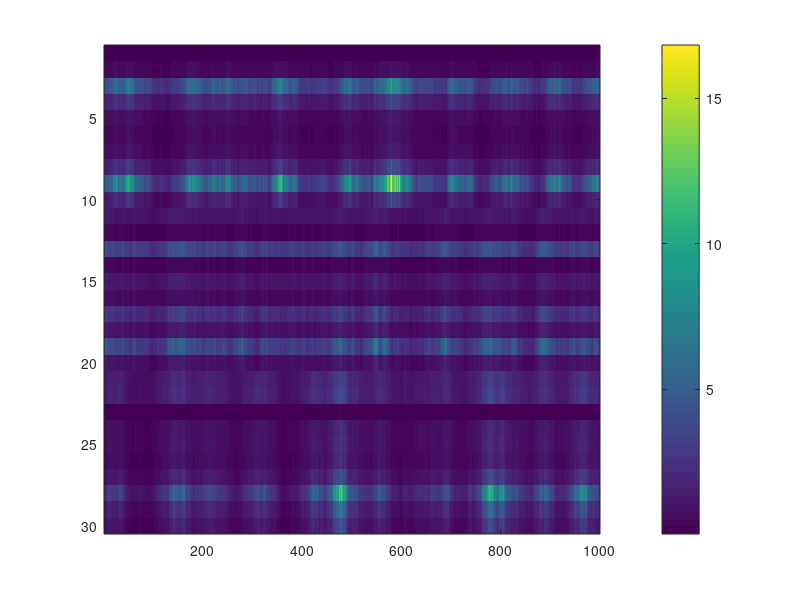

Recreate this plot in MATLAB. (Note: this script raises an error after producing the figure.)
addpath(genpath('C:\Users\gaw19004\Documents\GitHub\state-space-clustering'));
% addpath(genpath('D:\github\state-space-clustering'));

%% simulation
rng(1)
n = 10;
nClus = 3;
N = n*nClus;
p = 2;
T = 1000;

Lab = repelem(1:nClus, n);
pLab = repelem(1:nClus, p);

d = randn(N,1);
C_trans = zeros(n*nClus, p*nClus);
for k = 1:length(Lab)
    C_trans(k, ((Lab(k)-1)*p+1):(Lab(k)*p)) = sum(Lab(1:k)==Lab(k))/sum(Lab==Lab(k))+1;
end

X = zeros(p*nClus, T);
x0 = zeros(p*nClus, 1);
Q0 = eye(nClus*p)*1e-2;
X(:,1) = mvnrnd(x0, Q0)';

b1 = ones(p,1)*0;
b2 = ones(p,1)*0;
b3 = ones(p,1)*0;
b = [b1;b2;b3];

Q1 = 1e-3*eye(p);
Q2 = 1e-3*eye(p);
Q3 = 1e-3*eye(p);
Q = blkdiag(Q1, Q2, Q3);

% 
A = eye(size(Q,1));
while any(imag(eig(A))==0)
    A= randn(size(Q));
    A = A-diag(diag(A));
	A(squareform(pdist(pLab'))==0)=0;
    A = A./sqrt(sum((A-diag(diag(A))).^2,2))*0.1;
    A = A+eye(size(Q,1))*0.92;
end

% let's generate lambda
logLam = zeros(n*nClus, T);
logLam(:,1) = d + C_trans*X(:,1);

for t=2:T
    X(:, t) = mvnrnd(A*X(:, t-1) + b, Q)';
    logLam(:, t) = d + C_trans*X(:,t);
end

Y = poissrnd(exp(logLam));
imagesc(exp(logLam))
colorbar()

%%
rng(3)
ng = 2;
d_fit = zeros(N, ng);
C_fit = zeros(N, p, ng);


% prior
mudc0_sing = zeros(p+1,1);
Sigdc0_sing = eye(p+1);

% initial
C_fit(:,:,1) = reshape(normrnd(0,1e-2,N*p,1), [], p);

X_fit = repmat(X, 1, 1, ng); % true
x0_fit = repmat(x0',1,ng); %true
A_fit = repmat(A,1,1,ng); % true
b_fit = repmat(b,1,ng); % true
Q_fit = repmat(Q,1,1,ng); % true

for g = 2:ng
    
    disp(g)
    
    for l = unique(Lab)
        latentId = id2id(l,p);
        N_clus = sum(Lab == l);
        Y_dc = Y(Lab == l,:)';
        X_dc_blk = [ones(T,1) X_fit(latentId,:,g)'];
        X_dc = sparse(kron(eye(N_clus), X_dc_blk));
        
        
        lamdc = @(dc) exp(X_dc*dc);
        
        Sigdc0 = sparse(kron(eye(N_clus), Sigdc0_sing));
        mudc0 = repmat(mudc0_sing, N_clus, 1);
        
        derdc = @(dc) X_dc'*(Y_dc(:) - lamdc(dc)) - (Sigdc0)\(dc - mudc0);
        hessdc = @(dc) -sparse(X_dc'*diag(lamdc(dc))*X_dc - inv(Sigdc0));
        
        dc_mat = [d_fit(Lab == l, g-1) C_fit(Lab == l,:,g-1)]';
        [mudc,~,niSigdc,~] = newton(derdc,hessdc,dc_mat(:),1e-6,1000);
        
         % use Cholesky decomposition to sample efficiently
        R = chol(-niSigdc,'lower'); % sparse
        z = randn(length(mudc), 1) + R'*mudc;
        dcSamp = reshape(dcSamp,[], N_clus)';
        d_fit(Lab == l,g) = dcSamp(:,1);
        C_fit(Lab == l,:,g) = dcSamp(:,2:end);
    end
end

% worse...

idx = 2;
figure
subplot(1,3,1)
plot(d,mean(d_fit(:,idx), 2),'rx');
ylabel('estimate')
title('d')
C_fit_mean = mean(C_fit(:,:,idx), 3);
subplot(1,3,2)
plot(sum(C_trans(:,1:p:end), 2),C_fit_mean(:,1),'rx');
title('1st column of C')
xlabel('true')
subplot(1,3,3)
plot(sum(C_trans(:,2:p:end), 2),C_fit_mean(:,2),'rx');
title('2nd column of C')
sgtitle('cluster dC')

